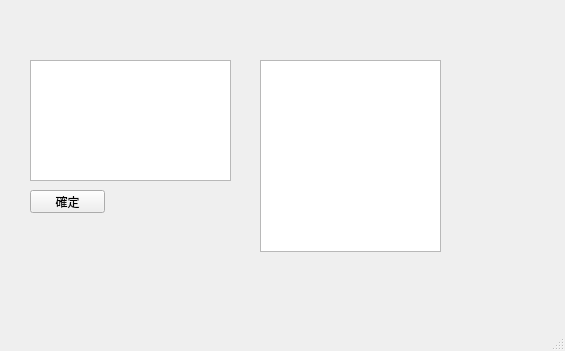
<?xml version="1.0" encoding="UTF-8"?>
<ui version="4.0">
 <class>MainWindow</class>
 <widget class="QMainWindow" name="MainWindow">
  <property name="geometry">
   <rect>
    <x>0</x>
    <y>0</y>
    <width>565</width>
    <height>351</height>
   </rect>
  </property>
  <property name="windowTitle">
   <string>MainWindow</string>
  </property>
  <widget class="QWidget" name="centralwidget">
   <widget class="QPushButton" name="confirmBtn">
    <property name="geometry">
     <rect>
      <x>30</x>
      <y>190</y>
      <width>75</width>
      <height>23</height>
     </rect>
    </property>
    <property name="text">
     <string>確定</string>
    </property>
   </widget>
   <widget class="QLabel" name="chLabel">
    <property name="geometry">
     <rect>
      <x>40</x>
      <y>230</y>
      <width>151</width>
      <height>16</height>
     </rect>
    </property>
    <property name="text">
     <string/>
    </property>
   </widget>
   <widget class="QListWidget" name="funcWidget">
    <property name="geometry">
     <rect>
      <x>260</x>
      <y>60</y>
      <width>181</width>
      <height>192</height>
     </rect>
    </property>
   </widget>
   <widget class="QListWidget" name="windowWidget">
    <property name="geometry">
     <rect>
      <x>30</x>
      <y>60</y>
      <width>201</width>
      <height>121</height>
     </rect>
    </property>
   </widget>
  </widget>
  <widget class="QMenuBar" name="menubar">
   <property name="geometry">
    <rect>
     <x>0</x>
     <y>0</y>
     <width>565</width>
     <height>33</height>
    </rect>
   </property>
  </widget>
  <widget class="QStatusBar" name="statusbar"/>
 </widget>
 <resources/>
 <connections/>
</ui>
